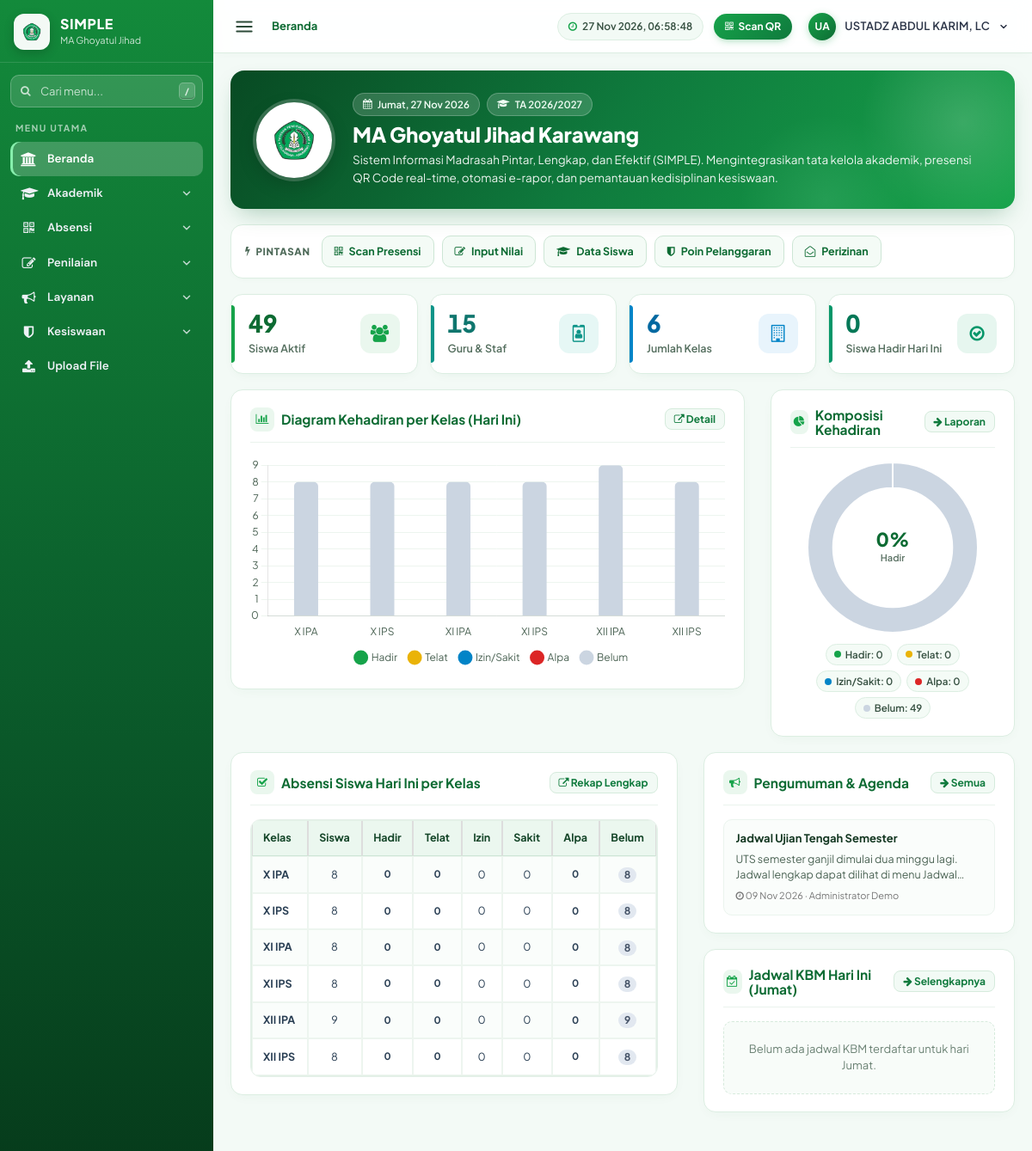
Screenshot of /index.php?page=Dashboard (signed in) with the database file from the repository.
### tables this page shows
CREATE TABLE `tahun_ajaran` (
  `id` int NOT NULL,
  `nama` varchar(20) NOT NULL,
  `semester` varchar(10) NOT NULL,
  `tgl_mulai` date DEFAULT NULL,
  `tgl_selesai` date DEFAULT NULL,
  `aktif` tinyint NOT NULL DEFAULT '0'
);

CREATE TABLE `pengumuman` (
  `id` int NOT NULL,
  `judul` varchar(150) NOT NULL,
  `isi` text NOT NULL,
  `penting` tinyint NOT NULL DEFAULT '0',
  `tanggal` date NOT NULL,
  `berlaku_sampai` date DEFAULT NULL,
  `penulis` varchar(100) DEFAULT NULL
);

### pages/home.php (the view, shortened to what the rows shown need)
<?php
$db = $koneksidb;
$perKelas = qall($db, "SELECT k.nama,
        COUNT(s.id) AS total,
        COALESCE(SUM(a.status = 'Hadir'), 0) AS hadir, COALESCE(SUM(a.status = 'Terlambat'), 0) AS telat,
        COALESCE(SUM(a.status = 'Izin'), 0) AS izin, COALESCE(SUM(a.status = 'Sakit'), 0) AS sakit, COALESCE(SUM(a.status = 'Alpa'), 0) AS alpa
    FROM kelas k
    LEFT JOIN siswa s ON s.kelas_id = k.id AND s.status = 'Active'
    LEFT JOIN absensi_siswa a ON a.siswa_id = s.id AND a.tanggal = CURDATE()
    GROUP BY k.id, k.nama, k.tingkat, k.jurusan
    ORDER BY FIELD(k.tingkat, 'X', 'XI', 'XII'), k.jurusan");
$ta = taAktif($db);
$hariIdx = (int)date('N');
$hariMap = hariList();
$hariNama = $hariMap[$hariIdx] ?? 'Minggu';
$chartLabels = [];
$chartHadir = [];
$chartTelat = [];
$chartIzinSakit = [];
$chartAlpa = [];
$chartBelum = [];
$totHadir = $totTelat = $totIzin = $totSakit = $totAlpa = $totBelum = 0;
foreach ($perKelas as $k) {
    $belum = max(0, (int)$k['total'] - (int)$k['hadir'] - (int)$k['telat'] - (int)$k['izin'] - (int)$k['sakit'] - (int)$k['alpa']);
    $chartLabels[] = $k['nama'];
    $chartHadir[] = (int)$k['hadir'];
    $chartTelat[] = (int)$k['telat'];
    $chartIzinSakit[] = (int)$k['izin'] + (int)$k['sakit'];
    $chartAlpa[] = (int)$k['alpa'];
    $chartBelum[] = $belum;
    $totHadir += (int)$k['hadir'];
    $totTelat += (int)$k['telat'];
    $totIzin += (int)$k['izin'];
    $totSakit += (int)$k['sakit'];
    $totAlpa += (int)$k['alpa'];
    $totBelum += $belum;
}
$pengumuman = [];
$chkPengumuman = @mysqli_query($db, "SHOW TABLES LIKE 'pengumuman'");
if ($chkPengumuman && mysqli_num_rows($chkPengumuman) > 0) {
    $pengumuman = qall($db, "SELECT * FROM pengumuman WHERE berlaku_sampai IS NULL OR berlaku_sampai >= CURDATE() ORDER BY penting DESC, tanggal DESC, id DESC LIMIT 3");
}
include "header.php";
?>
<div class="right_col" role="main">
  <div class="sc-hero">
    <div class="sc-hero-body">
      <div class="sc-hero-meta">
        <span class="sc-hero-pill"><i class="fa fa-calendar"></i> <?= $hariNama ?>, <?= date('d M Y') ?></span>
        <?php if ($ta): ?>
          <span class="sc-hero-pill"><i class="fa fa-graduation-cap"></i> TA <?= e($ta['nama'] ?? ($ta['tahun'] ?? 'Aktif')) ?></span>
        <?php endif; ?>
      </div>
      <h1>MA Ghoyatul Jihad Karawang</h1>
    </div>
  </div>
  <div class="row">
    <div class="col-md-7">
      <div class="sc-card">
        <div class="table-responsive">
          <table class="table table-bordered table-striped sc-table">
            <thead>
              <tr>
                <th>Kelas</th>
                <th class="text-center">Siswa</th>
                <th class="text-center" style="color:#15803d">Hadir</th>
                <th class="text-center" style="color:#b45309">Telat</th>
                <th class="text-center">Izin</th>
                <th class="text-center">Sakit</th>
                <th class="text-center" style="color:#b91c1c">Alpa</th>
                <th class="text-center">Belum</th>
              </tr>
            </thead>
          </table>
        </div>
      </div>
    </div>
    <div class="col-md-5">
      <div class="sc-card">
        <?php if (!$pengumuman): ?>
          <p class="sc-empty">Belum ada pengumuman aktif saat ini.</p>
        <?php else: ?>
          <?php foreach ($pengumuman as $p): ?>
            <div class="news-item">
              <div style="display:flex;align-items:center;gap:6px;margin-bottom:4px">
                <b style="font-size:13px;color:#143822"><?= e($p['judul']) ?></b>
              </div>
              <p style="margin:0 0 6px;font-size:12.5px;color:#4b6354;line-height:1.45;display:-webkit-box;-webkit-line-clamp:2;-webkit-box-orient:vertical;overflow:hidden">
                <?= e($p['isi']) ?>
              </p>
              <small class="text-muted" style="font-size:11px"><i class="fa fa-clock-o"></i> <?= date('d M Y', strtotime($p['tanggal'])) ?> &middot; <?= e($p['penulis'] ?: 'Madrasah') ?></small>
            </div>
          <?php endforeach; ?>
        <?php endif; ?>
      </div>
    </div>
  </div>
</div>
<script>
(function () {
  if (typeof Chart === 'undefined') return;
  Chart.defaults.font.family = '"Plus Jakarta Sans", "DM Sans", sans-serif';
  Chart.defaults.color = '#4b6354';
  var elKelas = document.getElementById('chartKelas');
  if (elKelas) {
    new Chart(elKelas, {
      type: 'bar',
      data: {
        labels: <?= json_encode($chartLabels) ?>,
        datasets: [
          {
            label: 'Hadir',
            data: <?= json_encode($chartHadir) ?>,
            backgroundColor: '#16a34a',
            borderRadius: 5,
            maxBarThickness: 28
          },
          {
            label: 'Telat',
            data: <?= json_encode($chartTelat) ?>,
            backgroundColor: '#eab308',
            borderRadius: 5,
            maxBarThickness: 28
          },
          {
            label: 'Izin/Sakit',
            data: <?= json_encode($chartIzinSakit) ?>,
            backgroundColor: '#0284c7',
            borderRadius: 5,
            maxBarThickness: 28
          },
          {
            label: 'Alpa',
            data: <?= json_encode($chartAlpa) ?>,
            backgroundColor: '#dc2626',
            borderRadius: 5,
            maxBarThickness: 28
          },
          {
            label: 'Belum',
            data: <?= json_encode($chartBelum) ?>,
            backgroundColor: '#cbd5e1',
            borderRadius: 5,
            maxBarThickness: 28
          }
        ]
      },
      options: {
        responsive: true,
        maintainAspectRatio: false,
        plugins: {
          legend: {
            position: 'bottom',
            labels: { boxWidth: 12, usePointStyle: true, pointStyle: 'circle', padding: 14 }
          }
        },
        scales: {
          x: { stacked: true, grid: { display: false } },
          y: { stacked: true, beginAtZero: true, ticks: { precision: 0 }, grid: { color: '#edf5ef' } }
        }
      }
    });
  }
  var elKomp = document.getElementById('chartKomposisi');
  if (elKomp) {
    new Chart(elKomp, {
      type: 'doughnut',
      data: {
        labels: ['Hadir', 'Telat', 'Izin/Sakit', 'Alpa', 'Belum'],
        datasets: [{
          data: [<?= $totHadir ?>, <?= $totTelat ?>, <?= $totIzin + $totSakit ?>, <?= $totAlpa ?>, <?= $totBelum ?>],
          backgroundColor: ['#16a34a', '#eab308', '#0284c7', '#dc2626', '#cbd5e1'],
          borderWidth: 2,
          borderColor: '#ffffff',
          hoverOffset: 4
        }]
      },
      options: {
        responsive: true,
        maintainAspectRatio: false,
        cutout: '70%',
        plugins: {
          legend: { display: false }
        }
      }
    });
  }
})();
</script>
<?php include "footer.php"; ?>

### rows the page displays
tahun_ajaran: nama "2026/2027"
pengumuman: judul "Jadwal Ujian Tengah Semester", isi "UTS semester ganjil dimulai dua minggu lagi. Jadwal lengkap dapat dilihat di menu…", tanggal "09 Nov 2026", penulis "Administrator Demo"

### other values shown
$nm "Beranda"
$nm "Akademik"
$nm "Absensi"
$nm "Penilaian"
$nm "Layanan"
$nm "Kesiswaan"
$nm "Upload File"
$c "Beranda"
initials($__nama) "UA"
$__nama "USTADZ ABDUL KARIM, LC"
$jmlSiswa "49"
$jmlGuru "15"
$jmlKelas "6"
$hadir "0"
$totHadir "0"
